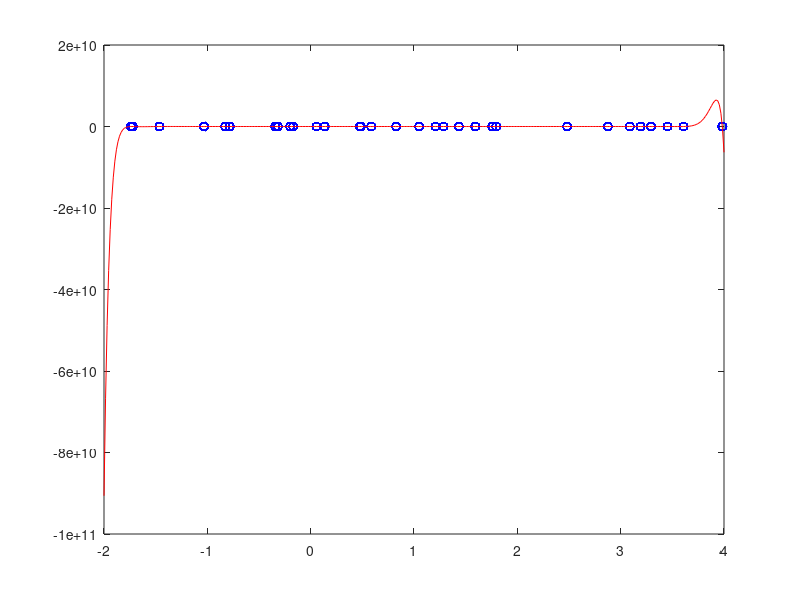

The MATLAB script that drew this image:
%MIchele Gabrieli
%MAT

close all; clear all; clc; 
n = 30; 
rng(4); 

ro = 1.5; beta = 4; gamma = 1.8; 
a = -2; b = 4; 
myDelta = (2* rand ( n+1 ,1) - 1) * ro / 4;
f = @(x)((ro .* sin(beta .* x + gamma)) + myDelta );
x = a + (b - a) .* rand(n+1, 1);
disp(x); 
y = f(x); 
disp(y);

A = ones(n+1, n+1);

%A * A' * x = A' * b
A(:, 1:n) = x.^(n:-1:1); 
disp(A*A'); disp(A' * y); 
z = (A*A') \ (A'*y); 
sol2 = A \ y; 

xx = linspace(a, b, 401); 
yy = polyval(sol2, xx); 

figure(1); 
plot(x, f(xx) , "ob", xx, yy, "-r"); 
xlim([a, b]); 





